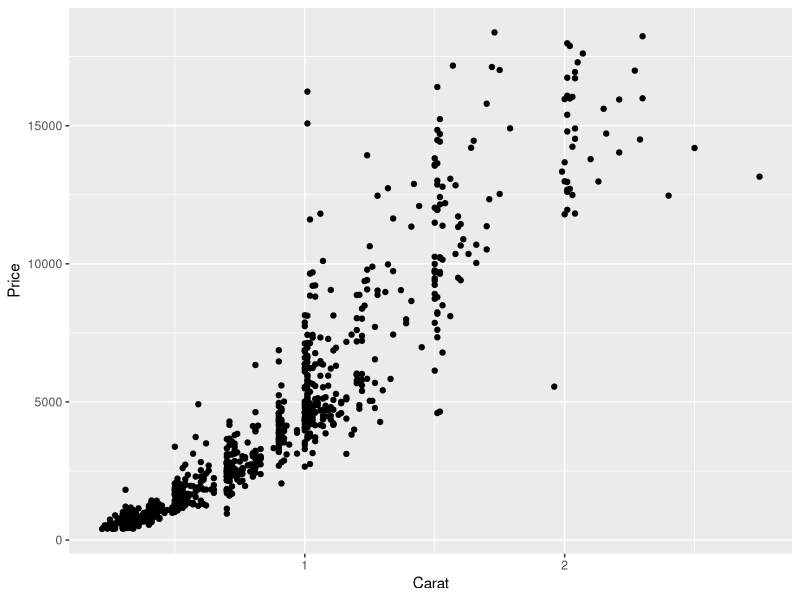

Generate this figure with R:
## ---- chunk 1
# Collatz Conjecture function
getStoppingTime <- function(a){
  count <- 0        # Taking intial value 0
  while(a!= 1){     # using the loop until 'a' reaches 1
    if(a%%2==0){
      a=a/2
    }else{
      a=3*a+1
    }
    count<- count+1  # incrementing to track number of iterations
  }
  return(count)
}

## ---- chunk 2
# Load required packages
library(ggplot2)
# Sample data for demonstration
diamonds_data <- diamonds[sample(nrow(diamonds), 1000), ]
# Create a scatterplot of diamond prices
ggplot(diamonds_data, aes(carat, price)) +
  geom_point() +
  labs(x = "Carat", y = "Price")  #Labels

#Summary Table
library(ggplot2)               # loading package
data(diamonds)                 # loading dataset
library(dplyr)                 # loading package
statistics <- diamonds %>%     # Group the data by the 'cut'
  group_by(cut) %>%
  summarise(
    Count = n(),      # Calculate the count of observations in each group
    Min = min(depth),
    Q1 = quantile(depth, 0.25), #Calculating 1st quartile(25th percentile)
    Median = median(depth),
    Q3 = quantile(depth, 0.75), #Calculating 3rd quartile(75th percentile)
    Max = max(depth),
    Mean = mean(depth),
    SD = sd(depth)
  )

print(statistics)
